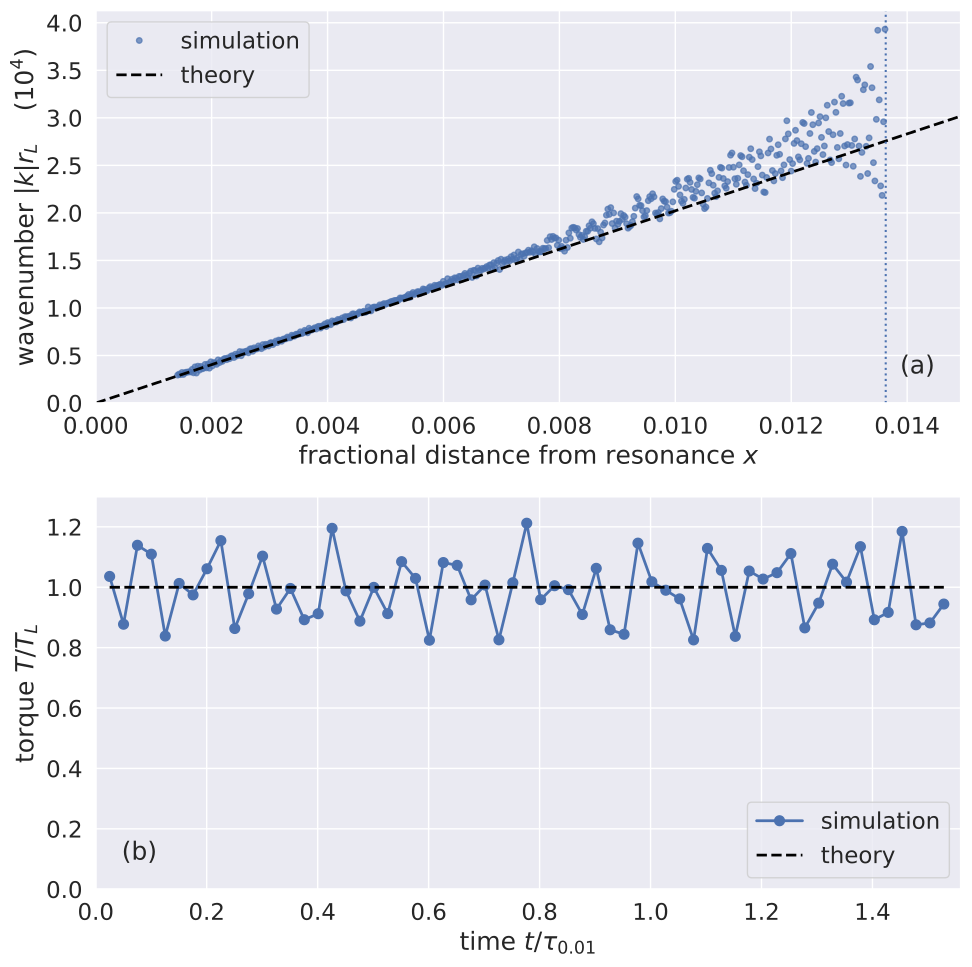

This chart was generated by the following Python code:
#density_torque.py
#
#by Joe Hahn and Claude Code, joe.hahn@jmh-datasciences.com, 23 November 2026.
#
#the paper's second density-wave figure (Section 4.2.4), the counterpart of wavenumber.py and torque.py for
#tests/density_waves: (a) the simulated wave's wavenumber |k| r_L versus x at the end of the run, k = d arg(xi - L_L/x)/dr
#between neighboring streamlines (the wave part of each streamline's radial displacement xi, as B21), from the resonance
#zone to the measured front, against the dispersion relation D = 2 pi G sigma |k| (Eqn. 40; notes/equations.md L5);
#(b) the satellite's torque on the ring, sum of mu r A_theta over its particles, versus time, in units of linear
#theory's T_L = -pi^2 m sigma Psi^2/D (Eqn. 46; L8).
#Needs tests/density_waves' output: uv run python tools/run_simulations.py tests/density_waves
#
#Drawn by figure(p, o), which tests/density_waves/density_waves.ipynb also calls, so the two are identical.
#
#usage, from the repo's top folder:
#   uv run python paper/figures/density_torque.py     (writes density_torque.pdf and density_torque.png)

import sys
from pathlib import Path

import matplotlib.pyplot as plt
import numpy as np

HERE = Path(__file__).resolve().parent
REPO = HERE.parent.parent
for folder in ('source', 'fast', 'tests'):
    if str(REPO/folder) not in sys.path:
        sys.path.insert(0, str(REPO/folder))
sys.path.insert(0, str(HERE))
from figstyle import style
from density_analysis import (simulated_xi, L_L, wave_wavenumber, wavenumber_profile, resonance_zone, wave_front,
    satellite_torque, torque_theory, tau_001)


def figure(p, o):
    """The figure, from the run's parameters p and output o (load3d)."""
    sat, x, xi = simulated_xi(p, o, -1)
    x_mid, k_sim = wavenumber_profile(x, xi - L_L(sat)/x, sat.r_L)            #the wave part, xi - L_L/x
    x_front = wave_front(p, o, -1)
    behind = (x_mid > resonance_zone(p, sat)) & (x_mid < x_front)
    tau = tau_001(p, sat)
    torque = np.array([satellite_torque(p, o, k).sum() for k in range(len(o['times']))])/torque_theory(p, sat)
    with style(font_scale=1.5) as color_seq:
        f, (ax1, ax2) = plt.subplots(2, 1, figsize=(10, 10))
        #(a) the wavenumber behind the front, and the dispersion relation
        ax1.plot(x_mid[behind], np.abs(k_sim[behind])*sat.r_L/1.0e4, marker='o', markersize=4, linestyle='none',
            alpha=0.7, color=color_seq[0], label='simulation')
        x_theory = np.linspace(0.0, x.max(), 400)
        ax1.plot(x_theory, wave_wavenumber(p, sat, x_theory)*sat.r_L/1.0e4, linestyle='dashed', linewidth=2,
            color='black', label='theory')
        ax1.axvline(x_front, color=color_seq[0], linewidth=1.5, linestyle='dotted')
        ax1.set_xlim(0.0, x.max())
        ax1.set_ylim(0.0, None)
        ax1.set_xlabel(r'fractional distance from resonance $x$')
        ax1.set_ylabel(r'wavenumber $|k|r_L$    ($10^4$)')
        ax1.legend(loc='upper left')
        ax1.text(0.97, 0.06, '(a)', transform=ax1.transAxes, ha='right', va='bottom')
        #(b) the torque, in units of T_L
        ax2.plot(o['times']/tau, torque, marker='o', markersize=7, linestyle='-', linewidth=2, color=color_seq[0],
            label='simulation')
        ax2.plot(o['times']/tau, o['times']*0 + 1.0, linestyle='dashed', linewidth=2, color='black', label='theory')
        ax2.set_xlim(0.0, o['times'][-1]/tau*1.02)
        ax2.set_ylim(0.0, 1.3)
        ax2.set_xlabel(r'time $t/\tau_{0.01}$')
        ax2.set_ylabel(r'torque $T/T_L$')
        ax2.legend(loc='lower right')
        ax2.text(0.03, 0.06, '(b)', transform=ax2.transAxes, ha='left', va='bottom')
        f.tight_layout()
    return f


if __name__ == '__main__':
    import matplotlib
    matplotlib.use('Agg')
    from density_analysis import load3d
    p, o = load3d(REPO/'tests'/'density_waves')
    f = figure(p, o)
    for ext in ('pdf', 'png'):
        f.savefig(HERE/f'density_torque.{ext}', bbox_inches='tight', dpi=130)
        print('wrote', HERE/f'density_torque.{ext}')
